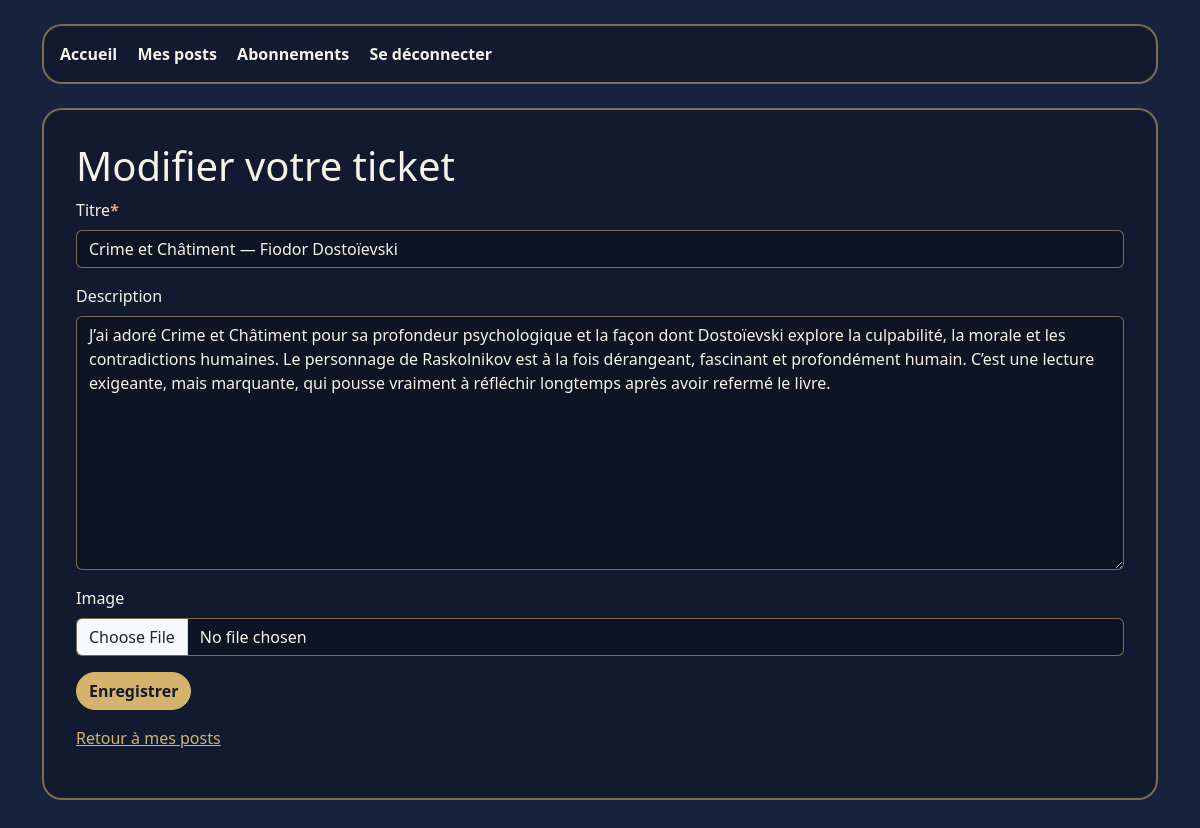
Screenshot of /modifier-ticket/6/ (signed in) with the database file from the repository.
### litreview/models.py (models this page shows, shortened)
class Ticket(models.Model):
    title = models.CharField(max_length=128)
    description = models.TextField(max_length=2048, blank=True)
    user = models.ForeignKey(
        settings.AUTH_USER_MODEL,
        on_delete=models.CASCADE,
        related_name="tickets",
    )
    image = models.ImageField(upload_to="tickets_images/", null=True, blank=True)
    time_created = models.DateTimeField(auto_now_add=True)
    @classmethod
    def ticket_modifiable(classe_ticket, utilisateur, ticket_id):
        return classe_ticket.objects.filter(
            id=ticket_id,
            user=utilisateur,
        )

### litreview/views.py (the view)
@login_required
def modifier_ticket(request, ticket_id):
    ticket = get_object_or_404(
        Ticket.ticket_modifiable(
            utilisateur=request.user,
            ticket_id=ticket_id,
        )
    )
    if request.method == "POST":
        formulaire_ticket = TicketForm(
            request.POST,
            request.FILES,
            instance=ticket,
        )
        if ticket.modifier_avec_formulaire(formulaire_ticket):
            return redirect("mes_posts")
    else:
        formulaire_ticket = TicketForm(instance=ticket)
    return render(
        request,
        "pages/modifier_ticket.html",
        {"formulaire_ticket": formulaire_ticket},
    )

### litreview/forms.py
class TicketForm(forms.ModelForm):
    class Meta:
        model = Ticket
        fields = ["title", "description", "image"]
        labels = {
            "title": "Titre",
            "description": "Description",
            "image": "Image",
        }
        widgets = {
            "image": forms.FileInput(),
        }

### litreview/templates/pages/modifier_ticket.html (shortened to what this page needs)
{% extends "pages/base.html" %}
{% load crispy_forms_tags %}
{% block content %}
    <h1>Modifier votre ticket</h1>
    <form method="post" enctype="multipart/form-data">
        {{ formulaire_ticket|crispy }}
        <button type="submit" class="btn btn-primary">
            Enregistrer
        </button>
    </form>
    <p class="mt-3">
        <a href="{% url 'mes_posts' %}">Retour à mes posts</a>
    </p>
{% endblock content %}

### litreview/static/style.css (style rules this page uses)
:root { --fond-principal: #17233d; --fond-contenu: #111a2e; --fond-carte: #1f2d49; --texte-clair: #f7f3ea; --texte-secondaire: #c9c2b8; --couleur-bouton: #d6b36a; --couleur-bouton-survol: #e8c87d; --bordure: rgba(214, 179, 106, 0.55); }
body { background-color: var(--fond-principal); color: var(--texte-clair); }
h1, h2, h3, p, label, li { color: var(--texte-clair); }
a { color: var(--couleur-bouton); }
.btn-primary { background-color: var(--couleur-bouton); border-color: var(--couleur-bouton); color: #111a2e; font-weight: 600; border-radius: 999px; }
input, textarea, select, .form-control, .form-select { background-color: #0d1424 !important; color: var(--texte-clair) !important; border: 1px solid var(--bordure) !important; }
.asteriskField, .text-danger { color: var(--couleur-bouton) !important; font-weight: bold; }

### rows the page displays
Ticket: title "Crime et Châtiment — Fiodor Dostoïevski", description "J’ai adoré Crime et Châtiment pour sa profondeur psychologique et la façon dont Dostoïevski explore la culpabilité, la morale et les contradictions humaines. Le personnage de Raskolnikov est à la fois dérangeant, fascinant et profondément humain. C’est une lecture exigeante, mais marquante, qui pousse vraiment à réfléchir longtemps après avoir refermé le livre."
